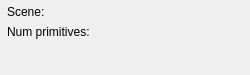
<?xml version="1.0" encoding="UTF-8"?>
<ui version="4.0">
 <class>SceneDock</class>
 <widget class="QDockWidget" name="SceneDock">
  <property name="geometry">
   <rect>
    <x>0</x>
    <y>0</y>
    <width>250</width>
    <height>75</height>
   </rect>
  </property>
  <property name="minimumSize">
   <size>
    <width>250</width>
    <height>75</height>
   </size>
  </property>
  <property name="maximumSize">
   <size>
    <width>250</width>
    <height>75</height>
   </size>
  </property>
  <property name="windowTitle">
   <string>Scene</string>
  </property>
  <widget class="QWidget" name="dockWidgetContents">
   <layout class="QVBoxLayout" name="verticalLayout">
    <property name="leftMargin">
     <number>7</number>
    </property>
    <property name="topMargin">
     <number>5</number>
    </property>
    <property name="rightMargin">
     <number>5</number>
    </property>
    <property name="bottomMargin">
     <number>5</number>
    </property>
    <item>
     <layout class="QFormLayout" name="formLayout">
      <property name="fieldGrowthPolicy">
       <enum>QFormLayout::AllNonFixedFieldsGrow</enum>
      </property>
      <property name="rowWrapPolicy">
       <enum>QFormLayout::WrapLongRows</enum>
      </property>
      <property name="topMargin">
       <number>0</number>
      </property>
      <item row="0" column="0">
       <widget class="QLabel" name="label_2">
        <property name="text">
         <string>Scene:</string>
        </property>
       </widget>
      </item>
      <item row="0" column="1">
       <widget class="QLabel" name="sceneNameLabel">
        <property name="focusPolicy">
         <enum>Qt::NoFocus</enum>
        </property>
        <property name="text">
         <string/>
        </property>
        <property name="textFormat">
         <enum>Qt::PlainText</enum>
        </property>
        <property name="scaledContents">
         <bool>false</bool>
        </property>
        <property name="alignment">
         <set>Qt::AlignLeading|Qt::AlignLeft|Qt::AlignVCenter</set>
        </property>
        <property name="wordWrap">
         <bool>true</bool>
        </property>
       </widget>
      </item>
      <item row="1" column="0">
       <widget class="QLabel" name="label">
        <property name="text">
         <string>Num primitives:</string>
        </property>
       </widget>
      </item>
      <item row="1" column="1">
       <widget class="QLabel" name="numTrianglesLabel">
        <property name="text">
         <string/>
        </property>
       </widget>
      </item>
     </layout>
    </item>
    <item>
     <spacer name="verticalSpacer">
      <property name="orientation">
       <enum>Qt::Vertical</enum>
      </property>
      <property name="sizeHint" stdset="0">
       <size>
        <width>20</width>
        <height>40</height>
       </size>
      </property>
     </spacer>
    </item>
   </layout>
  </widget>
 </widget>
 <resources/>
 <connections/>
</ui>
